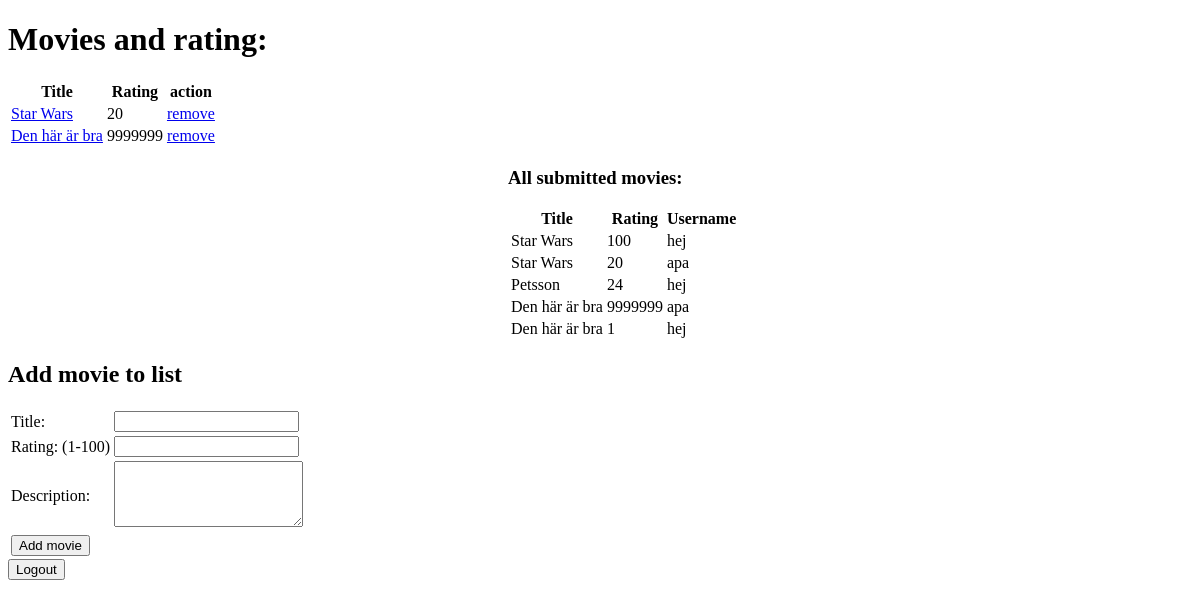
/movies (signed in), run on an earlier commit of the app's database.
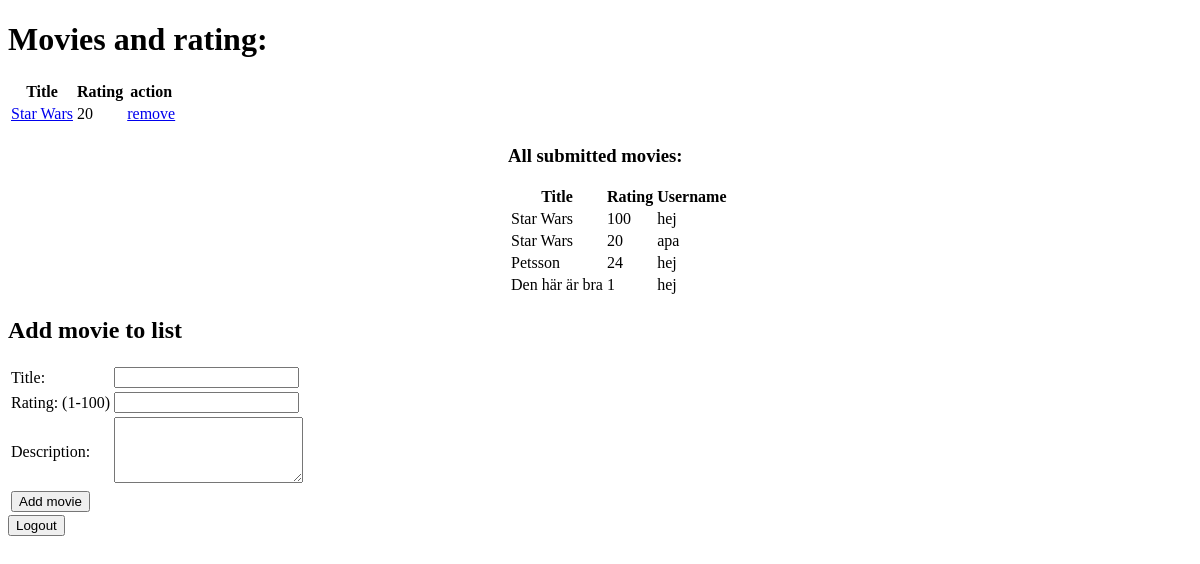
And on a later commit of the database.
### tables this page shows
CREATE TABLE "movies" (
	"movie_id"	INTEGER NOT NULL UNIQUE,
	"title"	TEXT NOT NULL,
	"rating"	INTEGER NOT NULL,
	"user_id"	INTEGER NOT NULL,
	"info"	TEXT,
	FOREIGN KEY("user_id") REFERENCES "users"("user_id"),
	UNIQUE("title","user_id"),
	PRIMARY KEY("movie_id" AUTOINCREMENT)
);

CREATE TABLE "users" (
	"user_id"	INTEGER NOT NULL UNIQUE,
	"user_name"	TEXT NOT NULL UNIQUE,
	"password"	TEXT NOT NULL,
	PRIMARY KEY("user_id" AUTOINCREMENT)
);

### main.py (the view)
@app.route("/movies", methods=["GET"])
def movies():
    userid = session["userid"]
    movie_list = get_movies(userid)
    all_movies_list = get_all_movies()
    success_message = request.args.get('success_message')
    error_message = request.args.get('error_message')
    return render_template('movies.html',
                           movie_list=movie_list,
                           all_movies_list=all_movies_list,
                           sucess_message=success_message,
                           error_message=error_message)

### main.py (called while the page is built)
def get_all_movies():
    cursor.execute("SELECT title, rating, user_id FROM movies")
    movie_list_db = cursor.fetchall()
    movie_list = add_all_movies_to_dict(movie_list_db)
    return movie_list

def add_all_movies_to_dict(movies_list):
    temp_movies = []
    for movie in movies_list:
        title, rating, userid = movie
        cursor.execute("SELECT user_name FROM users WHERE user_id=?", (userid,))
        user_data = cursor.fetchone()
        username = user_data[0]
        movie_to_add = {"title": title, "rating": rating, "username": username}
        temp_movies.append(movie_to_add)
    return temp_movies

def get_movies(user_id):
    cursor.execute("SELECT title, rating, info FROM movies WHERE user_id=?", (user_id,))
    movie_list_db = cursor.fetchall()
    movie_list = add_movies_to_dict(movie_list_db)
    return movie_list

def add_movies_to_dict(movies_list):
    temp_movies = []
    for movie in movies_list:
        title, rating, info = movie
        movie_to_add = {"title": title, "rating": rating, "info": info}
        temp_movies.append(movie_to_add)
    return temp_movies

### templates/movies.html (shortened to what this page needs)
<!DOCTYPE html>
<html lang="en">
{% extends "base.html" %}
{% block body%}
    <h1>Movies and rating:</h1>
    <table>
        <tr>
            <th>Title</th>
            <th>Rating</th>
            <th>action</th>
        </tr>
        {% for i in range(movie_list|length) %}
            <tr>
                <td><a href="/description?movie={{ movie_list[i].title }}">{{ movie_list[i].title }}</a></td>
                <td>{{ movie_list[i].rating }}</td>
                <td><a href="/remove_movie/{{ movie_list[i].title }}">remove</a></td>
            </tr>
        {% endfor %}
    </table>
    <h3 style="margin-left: 500px;">All submitted movies:</h3>
    <table style="margin-left: 500px;">
        <tr>
            <th>Title</th>
            <th>Rating</th>
            <th>Username</th>
        </tr>
        {% for i in range(all_movies_list|length) %}
            <tr>
                <td>{{ all_movies_list[i].title }}</td>
                <td>{{ all_movies_list[i].rating }}</td>
                <td>{{ all_movies_list[i].username }}</td>
            </tr>
        {% endfor %}
    </table>
    <h2>Add movie to list</h2>
    <form action="/add_movies" method="POST">
        <table>
            <tr>
                <td><label for="Title">Title:</label></td>
                <td><input type="text" id="title" name="title"></td>
            </tr>
            <tr>
                <td><label for="Rating">Rating: (1-100)</label></td>
                <td><input type="number" id="rating" name="rating"></td>
            </tr>
            <tr>
                <td><label for="description">Description:</label></td>
                <td><textarea id="description" name="info" rows="4" cols="21"></textarea></td>
            </tr>
            <tr>
                <td><input type="submit" value="Add movie"></td>
            </tr>
        </table>
    </form>
{% endblock %}
{% block footer %}
    <form action="/logout" method="GET">
        <input type="submit" value="Logout">
    </form>
{% endblock %}

### templates/base.html (shortened to what this page needs)
<!DOCTYPE html>
<html lang="en">
<head>
</head>
<body>
    {% block body %}
    {% endblock %}
    <footer>
        {% block footer %}
        {% endblock %}
    </footer>
</body>
</html>

What changed in the data, as far as the page shows it:
removed movies: title "Den här är bra", rating "9999999", title "Den här är bra", rating "9999999"
Also different on the page:
list line gone: "remove"
list line gone: "apa"
